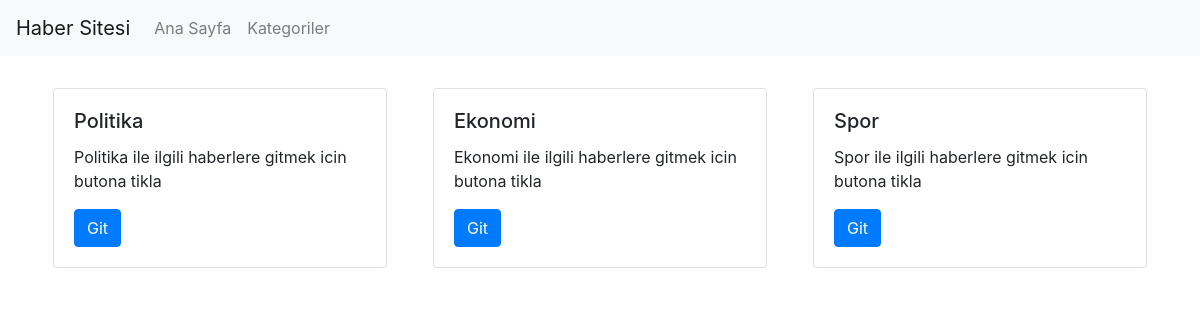
The page /categories on the database its author committed.
### app/models.py (models this page shows, shortened)
class Category(models.Model):
    name = models.CharField(max_length=255)
    slug = models.SlugField(blank=True, default="", null=True)

### app/views.py (the view)
# urls.py: path("categories", views.categories, name='categories'),
def categories(request):
    categories = Category.objects.all()
    return render(request, "app/categories.html", {"categories":categories})

### templates/app/categories.html (shortened to what this page needs)
{% extends "../partials/layout.html" %}
{% load static %}
{% block head %}
<link href="https://stackpath.bootstrapcdn.com/bootstrap/4.5.2/css/bootstrap.min.css" rel="stylesheet">
<link href="{% static "css/style.css" %}" rel="stylesheet">
{% endblock %}
{% block content %}
{% include "partials/_navbar.html" %}
<div class="container mt-4">
    <div class="row">
        {% for category in categories %}
        <div class="col-md-4">
            <div class="card m-2">
                <div class="card-body">
                  <h5 class="card-title">{{ category.name }}</h5>
                  <p class="card-text">{{ category.name }} ile ilgili haberlere gitmek icin butona tikla</p>
                  <a href="/news/category/{{ category.slug }}" class="btn btn-primary">Git</a>
                </div>
            </div>
        </div>
        {% endfor %}
    </div>
</div>
{% endblock %}

### rows shown on the page
Category: name "Politika"
Category: name "Ekonomi"
Category: name "Spor"
